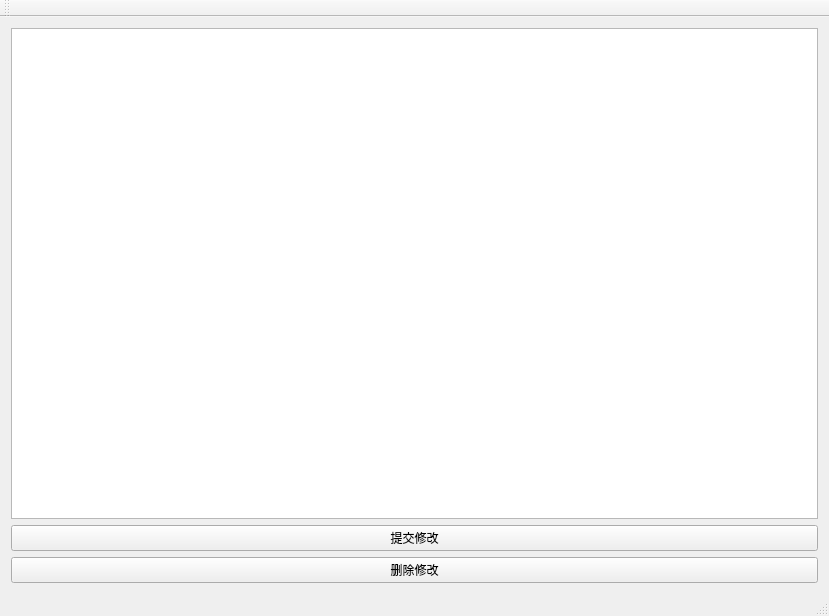
<?xml version="1.0" encoding="UTF-8"?>
<ui version="4.0">
 <class>MainWindow</class>
 <widget class="QMainWindow" name="MainWindow">
  <property name="geometry">
   <rect>
    <x>0</x>
    <y>0</y>
    <width>829</width>
    <height>616</height>
   </rect>
  </property>
  <property name="windowTitle">
   <string>MainWindow</string>
  </property>
  <widget class="QWidget" name="centralWidget">
   <layout class="QVBoxLayout" name="verticalLayout">
    <item>
     <widget class="QTableView" name="tableView"/>
    </item>
    <item>
     <widget class="QPushButton" name="pushButton">
      <property name="text">
       <string>提交修改</string>
      </property>
     </widget>
    </item>
    <item>
     <widget class="QPushButton" name="delBtn">
      <property name="text">
       <string>删除修改</string>
      </property>
     </widget>
    </item>
   </layout>
  </widget>
  <widget class="QMenuBar" name="menuBar">
   <property name="geometry">
    <rect>
     <x>0</x>
     <y>0</y>
     <width>829</width>
     <height>26</height>
    </rect>
   </property>
  </widget>
  <widget class="QToolBar" name="mainToolBar">
   <attribute name="toolBarArea">
    <enum>TopToolBarArea</enum>
   </attribute>
   <attribute name="toolBarBreak">
    <bool>false</bool>
   </attribute>
  </widget>
  <widget class="QStatusBar" name="statusBar"/>
 </widget>
 <layoutdefault spacing="6" margin="11"/>
 <resources/>
 <connections/>
</ui>
